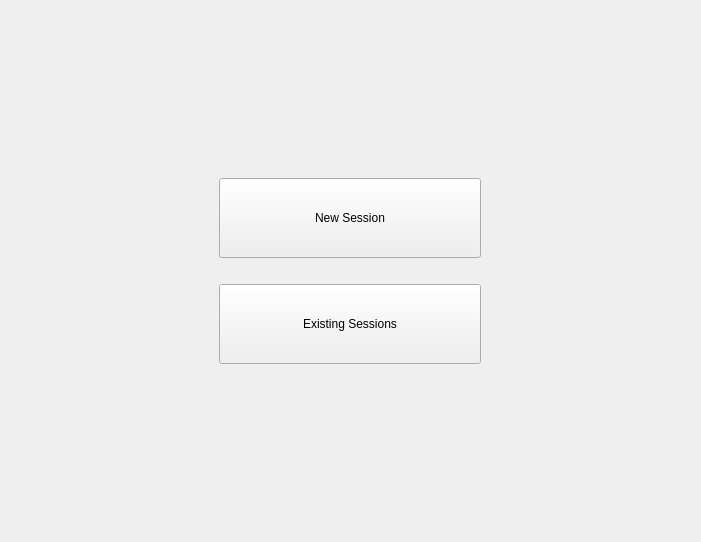
<?xml version="1.0" encoding="UTF-8"?>
<ui version="4.0">
 <class>Greeter</class>
 <widget class="QMainWindow" name="Greeter">
  <property name="geometry">
   <rect>
    <x>0</x>
    <y>0</y>
    <width>701</width>
    <height>542</height>
   </rect>
  </property>
  <property name="windowTitle">
   <string/>
  </property>
  <widget class="QWidget" name="centralwidget">
   <layout class="QGridLayout" name="gridLayout">
    <item row="0" column="1">
     <widget class="QStackedWidget" name="stackedWidget">
      <widget class="QWidget" name="pageHome">
       <layout class="QGridLayout" name="gridLayout_1">
        <item row="0" column="0">
         <widget class="QWidget" name="widget" native="true">
          <property name="sizePolicy">
           <sizepolicy hsizetype="Maximum" vsizetype="Maximum">
            <horstretch>0</horstretch>
            <verstretch>0</verstretch>
           </sizepolicy>
          </property>
          <property name="minimumSize">
           <size>
            <width>280</width>
            <height>0</height>
           </size>
          </property>
          <layout class="QVBoxLayout" name="verticalLayout">
           <item>
            <widget class="QPushButton" name="newSessionBtn">
             <property name="sizePolicy">
              <sizepolicy hsizetype="Minimum" vsizetype="Fixed">
               <horstretch>0</horstretch>
               <verstretch>0</verstretch>
              </sizepolicy>
             </property>
             <property name="minimumSize">
              <size>
               <width>0</width>
               <height>80</height>
              </size>
             </property>
             <property name="text">
              <string>New Session</string>
             </property>
             <property name="icon">
              <iconset theme="window-new">
               <normaloff>.</normaloff>.</iconset>
             </property>
            </widget>
           </item>
           <item>
            <spacer name="verticalSpacer">
             <property name="orientation">
              <enum>Qt::Vertical</enum>
             </property>
             <property name="sizeType">
              <enum>QSizePolicy::Fixed</enum>
             </property>
             <property name="sizeHint" stdset="0">
              <size>
               <width>20</width>
               <height>20</height>
              </size>
             </property>
            </spacer>
           </item>
           <item>
            <widget class="QPushButton" name="existingSessionsBtn">
             <property name="sizePolicy">
              <sizepolicy hsizetype="Minimum" vsizetype="Fixed">
               <horstretch>0</horstretch>
               <verstretch>0</verstretch>
              </sizepolicy>
             </property>
             <property name="minimumSize">
              <size>
               <width>0</width>
               <height>80</height>
              </size>
             </property>
             <property name="text">
              <string>Existing Sessions</string>
             </property>
             <property name="class" stdset="0">
              <string>secondaryButton</string>
             </property>
            </widget>
           </item>
          </layout>
         </widget>
        </item>
       </layout>
      </widget>
      <widget class="QWidget" name="pageSessions">
       <layout class="QGridLayout" name="gridLayout_2">
        <item row="0" column="0">
         <widget class="QWidget" name="widget_1" native="true">
          <property name="sizePolicy">
           <sizepolicy hsizetype="Maximum" vsizetype="Maximum">
            <horstretch>0</horstretch>
            <verstretch>0</verstretch>
           </sizepolicy>
          </property>
          <property name="minimumSize">
           <size>
            <width>260</width>
            <height>0</height>
           </size>
          </property>
          <property name="styleSheet">
           <string notr="true">QDialogButtonBox
{
	dialogbuttonbox-buttons-have-icons: 0;
}</string>
          </property>
          <layout class="QVBoxLayout" name="verticalLayout_1">
           <item>
            <widget class="QLabel" name="existingSessionsText">
             <property name="text">
              <string>Existing Sessions</string>
             </property>
            </widget>
           </item>
           <item>
            <widget class="QScrollArea" name="scrollArea">
             <property name="sizePolicy">
              <sizepolicy hsizetype="Maximum" vsizetype="Maximum">
               <horstretch>0</horstretch>
               <verstretch>0</verstretch>
              </sizepolicy>
             </property>
             <property name="minimumSize">
              <size>
               <width>280</width>
               <height>80</height>
              </size>
             </property>
             <property name="horizontalScrollBarPolicy">
              <enum>Qt::ScrollBarAlwaysOff</enum>
             </property>
             <property name="widgetResizable">
              <bool>true</bool>
             </property>
             <widget class="QWidget" name="sessionList">
              <property name="sizePolicy">
               <sizepolicy hsizetype="Maximum" vsizetype="Maximum">
                <horstretch>0</horstretch>
                <verstretch>0</verstretch>
               </sizepolicy>
              </property>
              <property name="minimumSize">
               <size>
                <width>250</width>
                <height>0</height>
               </size>
              </property>
              <layout class="QVBoxLayout" name="sessionListLayout">
               <property name="spacing">
                <number>15</number>
               </property>
               <property name="leftMargin">
                <number>0</number>
               </property>
              </layout>
             </widget>
            </widget>
           </item>
           <item>
            <widget class="QDialogButtonBox" name="cancelSessionsBtn">
             <property name="sizePolicy">
              <sizepolicy hsizetype="Fixed" vsizetype="Maximum">
               <horstretch>0</horstretch>
               <verstretch>0</verstretch>
              </sizepolicy>
             </property>
             <property name="standardButtons">
              <set>QDialogButtonBox::Cancel</set>
             </property>
            </widget>
           </item>
          </layout>
         </widget>
        </item>
       </layout>
      </widget>
      <widget class="QWidget" name="pagePassword">
       <layout class="QGridLayout" name="gridLayout_3">
        <item row="0" column="1">
         <widget class="QWidget" name="widget_2" native="true">
          <property name="sizePolicy">
           <sizepolicy hsizetype="Maximum" vsizetype="Maximum">
            <horstretch>0</horstretch>
            <verstretch>0</verstretch>
           </sizepolicy>
          </property>
          <layout class="QVBoxLayout" name="verticalLayout_2">
           <item>
            <widget class="QWidget" name="gridWidget" native="true">
             <property name="sizePolicy">
              <sizepolicy hsizetype="Fixed" vsizetype="Preferred">
               <horstretch>0</horstretch>
               <verstretch>0</verstretch>
              </sizepolicy>
             </property>
             <property name="styleSheet">
              <string notr="true">QDialogButtonBox
{
	dialogbuttonbox-buttons-have-icons: 0;
}</string>
             </property>
             <layout class="QGridLayout" name="gridLayout_5">
              <property name="leftMargin">
               <number>0</number>
              </property>
              <property name="rightMargin">
               <number>0</number>
              </property>
              <property name="spacing">
               <number>10</number>
              </property>
              <item row="0" column="0">
               <widget class="QLabel" name="usernameLbl">
                <property name="text">
                 <string>Username</string>
                </property>
               </widget>
              </item>
              <item row="0" column="1">
               <widget class="QLineEdit" name="username"/>
              </item>
              <item row="1" column="1">
               <widget class="QLineEdit" name="password">
                <property name="echoMode">
                 <enum>QLineEdit::Password</enum>
                </property>
               </widget>
              </item>
              <item row="1" column="0">
               <widget class="QLabel" name="passwordLbl">
                <property name="text">
                 <string>Password</string>
                </property>
               </widget>
              </item>
              <item row="2" column="1">
               <widget class="QDialogButtonBox" name="submitPasswordBtn">
                <property name="standardButtons">
                 <set>QDialogButtonBox::Cancel|QDialogButtonBox::Ok</set>
                </property>
               </widget>
              </item>
             </layout>
            </widget>
           </item>
           <item>
            <widget class="QLabel" name="passwordWarning">
             <property name="text">
              <string>Insert a valid password/username</string>
             </property>
             <property name="alignment">
              <set>Qt::AlignRight|Qt::AlignTrailing|Qt::AlignVCenter</set>
             </property>
            </widget>
           </item>
          </layout>
         </widget>
        </item>
       </layout>
      </widget>
      <widget class="QWidget" name="pageError">
       <layout class="QGridLayout" name="gridLayout_4">
        <item row="0" column="0">
         <widget class="QWidget" name="widget_3" native="true">
          <property name="sizePolicy">
           <sizepolicy hsizetype="Maximum" vsizetype="Maximum">
            <horstretch>0</horstretch>
            <verstretch>0</verstretch>
           </sizepolicy>
          </property>
          <property name="styleSheet">
           <string notr="true">QDialogButtonBox
{
	dialogbuttonbox-buttons-have-icons: 0;
}</string>
          </property>
          <layout class="QVBoxLayout" name="verticalLayout_3">
           <item>
            <widget class="QLabel" name="errorLabel"/>
           </item>
           <item>
            <widget class="QDialogButtonBox" name="errorOkBtn">
             <property name="standardButtons">
              <set>QDialogButtonBox::Ok</set>
             </property>
             <property name="centerButtons">
              <bool>true</bool>
             </property>
            </widget>
           </item>
          </layout>
         </widget>
        </item>
       </layout>
      </widget>
     </widget>
    </item>
   </layout>
  </widget>
 </widget>
 <resources/>
 <connections/>
</ui>
